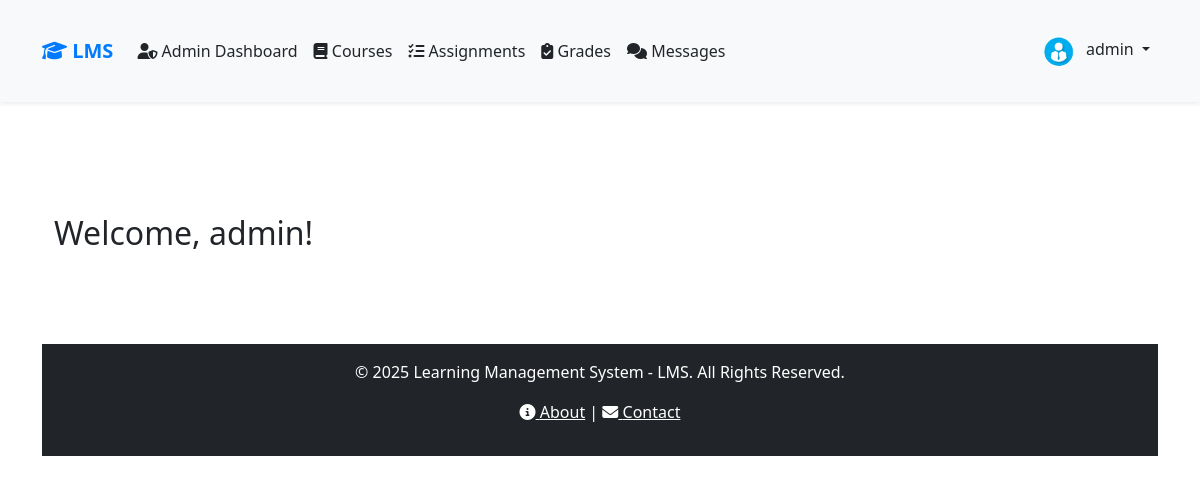
/pages/dashboard.php (signed in), run on the app's committed database.
### tables this page shows
CREATE TABLE `users` (
  `id` int(11) NOT NULL,
  `username` varchar(50) NOT NULL,
  `password` varchar(255) NOT NULL,
  `email` varchar(100) NOT NULL,
  `role` enum('admin','instructor','student') NOT NULL,
  `avatar_path` varchar(255) DEFAULT NULL,
  `created_at` timestamp NOT NULL DEFAULT current_timestamp(),
  `updated_at` timestamp NOT NULL DEFAULT current_timestamp() ON UPDATE current_timestamp()
);

### includes/auth.php (called while the page is built, shortened)
<?php
function isLoggedIn() {
    return isset($_SESSION['user_id']);
}
function getCurrentUser($pdo) {
    if (isLoggedIn()) {
        try {
            $stmt = $pdo->prepare("SELECT id, username, email, role, avatar_path FROM users WHERE id = ?");
            $stmt->execute([$_SESSION['user_id']]);
            return $stmt->fetch();
        } catch (PDOException $e) {
            error_log("Error fetching user data: " . $e->getMessage());
            return null;
        }
    }
    return null;
}
?>

### pages/dashboard.php (the view, shortened to what this page needs)
<?php
include_once '../includes/auth.php';
include_once '../includes/header.php';
?>
<!DOCTYPE html>
<html lang="en">
<head>
    <link href="https://cdn.jsdelivr.net/npm/bootstrap@5.3.0/dist/css/bootstrap.min.css" rel="stylesheet">
</head>
<body>
    <div class="container mt-5">
        <h2 class="mb-4">Welcome, <?php echo htmlspecialchars($currentUser['username']); ?>!</h2>
    </div>
    <?php include_once '../includes/footer.php'; ?>

### includes/navbar.php (shortened to what this page needs)
<?php
include_once __DIR__ . '/auth.php';
include_once __DIR__ . '/../config/db.php';
$currentUser = getCurrentUser($pdo);
?>
<nav class="navbar navbar-expand-lg navbar-light bg-light shadow-sm sticky-top">
    <div class="container">
        <a class="navbar-brand" href="/index.php"><i class="fas fa-graduation-cap"></i> LMS</a>
        <div class="collapse navbar-collapse" id="navbarNav">
            <ul class="navbar-nav me-auto">
                <?php if ($currentUser && $currentUser['role'] === 'admin'): ?>
                    <li class="nav-item">
                        <a class="nav-link" href="/admin/dashboard.php"><i class="fas fa-user-shield"></i> Admin Dashboard</a>
                    </li>
                <?php endif; ?>
                <?php if ($currentUser && in_array($currentUser['role'], ['admin', 'instructor'])): ?>
                    <li class="nav-item">
                        <a class="nav-link" href="/pages/courses.php"><i class="fas fa-book"></i> Courses</a>
                    </li>
                    <li class="nav-item">
                        <a class="nav-link" href="/pages/assignments.php"><i class="fas fa-tasks"></i> Assignments</a>
                    </li>
                <?php endif; ?>
                <?php if ($currentUser): ?>
                    <li class="nav-item">
                        <a class="nav-link" href="/pages/grades.php"><i class="fas fa-clipboard-check"></i> Grades</a>
                    </li>
                    <li class="nav-item">
                        <a class="nav-link" href="/pages/messages.php"><i class="fas fa-comments"></i> Messages</a>
                    </li>
                <?php endif; ?>
            </ul>
            <?php if ($currentUser): ?>
                <ul class="navbar-nav ms-auto">
                    <li class="nav-item dropdown">
                        <a class="nav-link dropdown-toggle" href="#" id="userDropdown" role="button"
                           data-bs-toggle="dropdown" aria-expanded="false">
                            <img src="<?php echo htmlspecialchars($currentUser['avatar_path'] ?? '/assets/images/default_avatar.jpg'); ?>"
                                 alt="Avatar" class="rounded-circle me-2" style="width: 30px; height: 30px; object-fit: cover;">
                            <?php echo htmlspecialchars($currentUser['username']); ?>
                        </a>
                    </li>
                </ul>
            <?php endif; ?>
        </div>
    </div>
</nav>

### assets/css/style.css (style rules this page uses)
:root { --primary-color: #007bff; --secondary-color: #6c757d; --background-light: #f8f9fa; --background-dark: #343a40; --text-light: #212529; --text-dark: #f8f9fa; --card-shadow: 0 4px 8px rgba(0, 0, 0, 0.1); }
body { background-color: var(--background); color: var(--text); font-family: 'Arial', sans-serif; transition: background-color 0.3s, color 0.3s; }
.navbar-brand { font-weight: bold; color: var(--primary-color) !important; }
.nav-link { color: var(--text) !important; }
.container { padding-top: 20px; padding-bottom: 20px; }

### data on the page
users: avatar_path (picture), username "admin"
